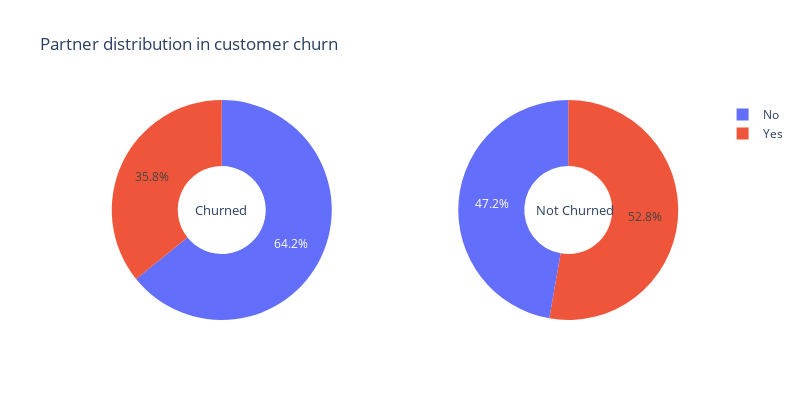

Notebook cell for this chart:
### Code cell
feature_pie("Partner")

### Figure 1 — Plotly figure (JSON) as saved in the notebook; plotly's stock layout.template omitted (floating-point values rounded to 4 significant figures)
{"data": [{"domain": {"x": [0, 0.45], "y": [0, 1]}, "hole": 0.4, "hoverinfo": "skip", "labels": ["No", "Yes"], "type": "pie", "values": [1200, 669]}, {"domain": {"x": [0.55, 1], "y": [0, 1]}, "hole": 0.4, "hoverinfo": "skip", "labels": ["Yes", "No"], "type": "pie", "values": [2724, 2439]}], "layout": {"annotations": [{"font": {"size": 13}, "showarrow": false, "text": "Churned", "x": 0.18, "y": 0.5}, {"font": {"size": 13}, "showarrow": false, "text": "Not Churned", "x": 0.85, "y": 0.5}], "height": 400, "title": {"text": "Partner distribution in customer churn"}, "width": 800}}
